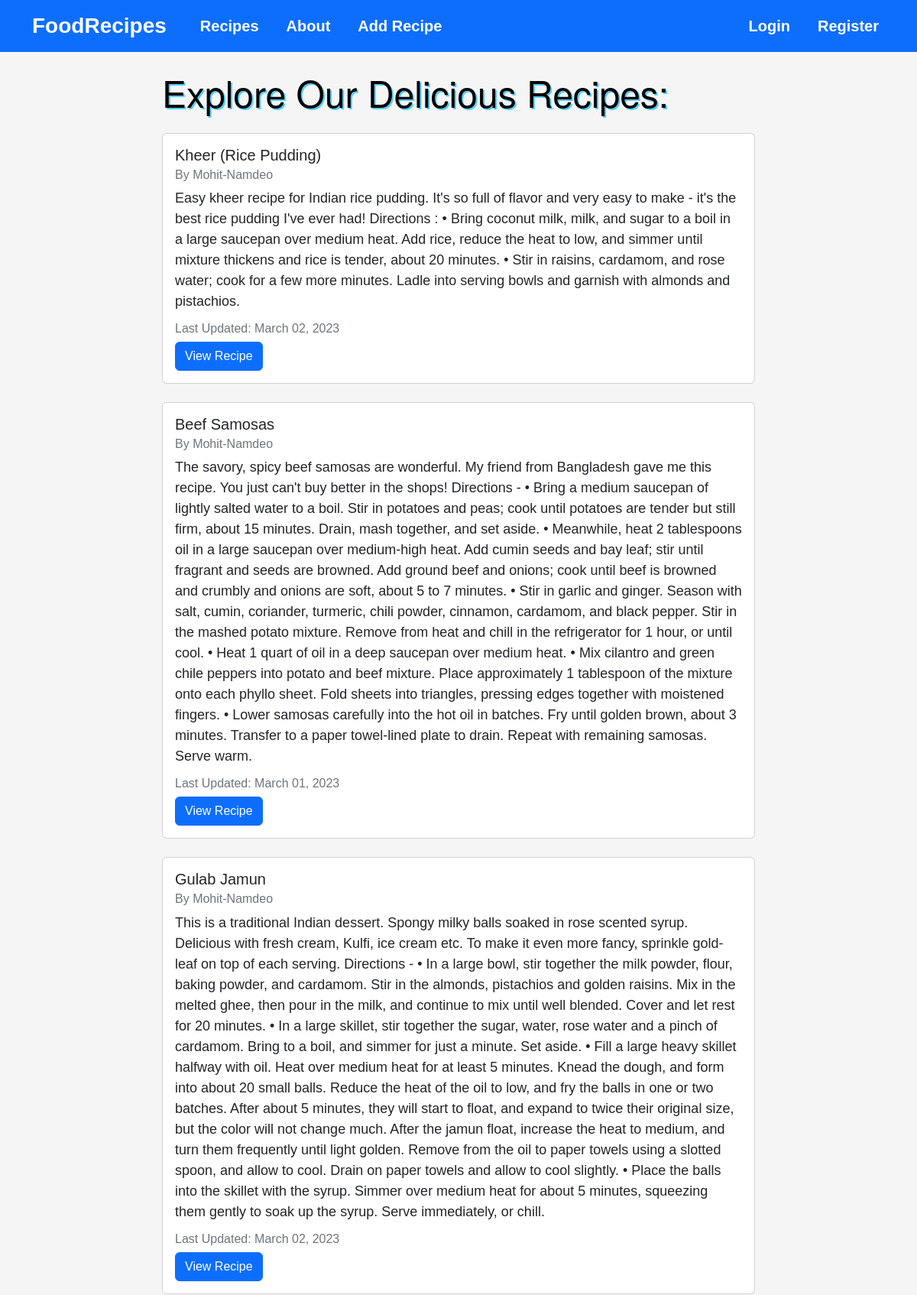
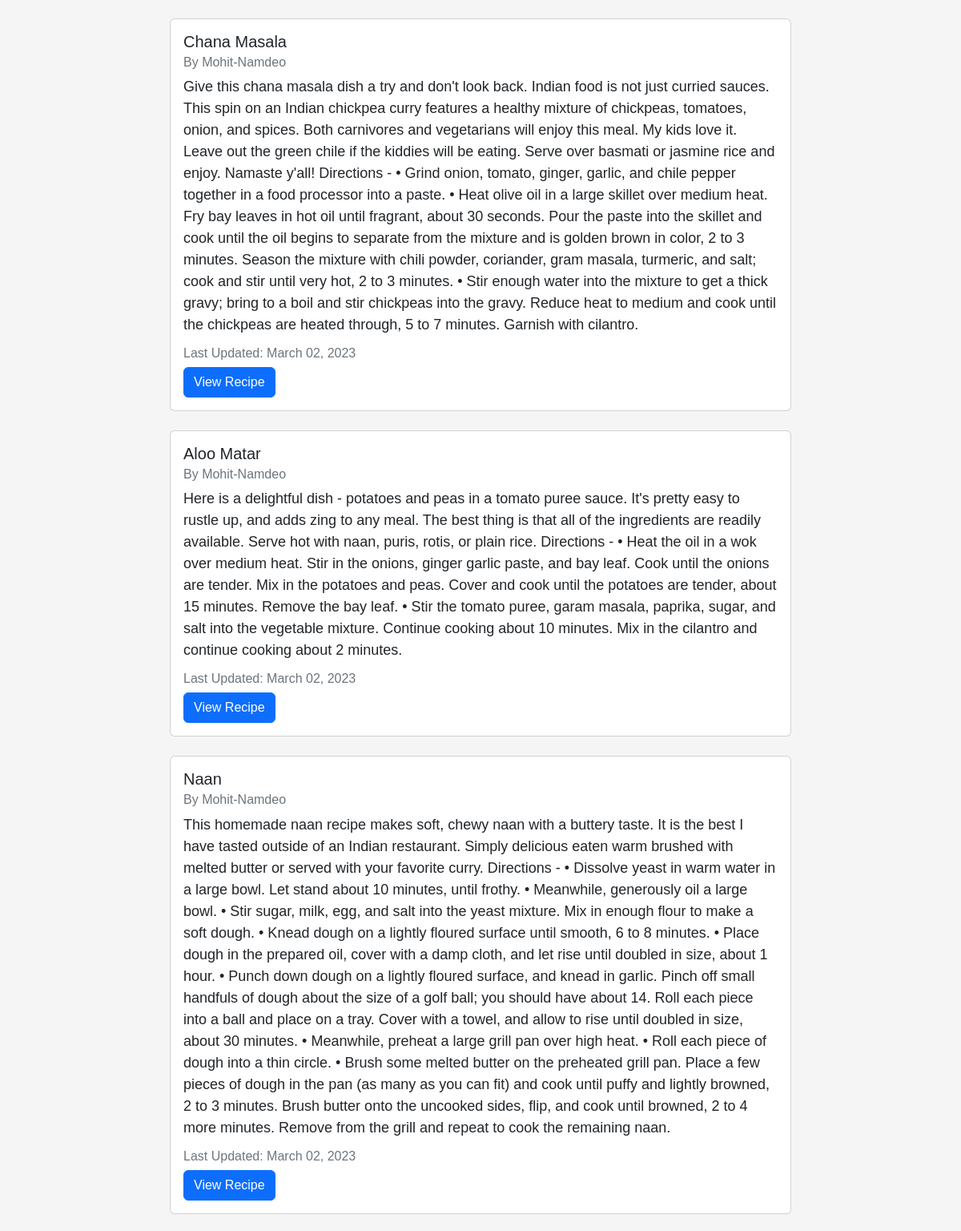
The page / (upper part) on the database its author committed (2 pictures, top to bottom).
### recipes/models.py (models this page shows, shortened)
class Recipe(models.Model):
  title = models.CharField(max_length=100)
  description = models.TextField()
  author = models.ForeignKey(User, on_delete=models.CASCADE)
  created_at = models.DateTimeField(auto_now_add=True)
  updated_at = models.DateTimeField(auto_now=True)

### recipes/views.py (the view)
# urls.py: path('', views.RecipeListView.as_view(), name="recipes-home"),
class RecipeListView(ListView):
  model = models.Recipe
  template_name = 'recipes/home.html'
  context_object_name = 'recipes'

### recipes/templates/recipes/home.html (shortened to what this page needs)
{% extends "recipes/base.html" %}
{% block content %}
<h1 style="font-size: 3rem; font-family: 'Helvetica Neue', sans-serif; text-shadow: 2px 2px #50cdff;">Explore Our Delicious Recipes:</h1>
{% for recipe in recipes %}
<div class="card my-4">
  <div class="card-body">
    <h5 class="card-title">{{ recipe.title }}</h5>
    <h6 class="card-subtitle mb-2 text-muted">By {{ recipe.author }}</h6>
    <p class="card-text">{{ recipe.description }}</p>
    <h6 class="card-subtitle mb-2 text-muted">
      Last Updated: {{ recipe.updated_at|date:"F d, Y" }}
    </h6>
    <a href="{% url 'recipes-detail' recipe.pk %}" class="btn btn-primary">View Recipe</a>
  </div>
</div>
{% endfor %}
{% endblock content %}

### recipes/templates/recipes/base.html (shortened to what this page needs)
<!DOCTYPE html>
<html lang="en">
  <head>
    <link
      href="https://cdn.jsdelivr.net/npm/bootstrap@5.2.0-beta1/dist/css/bootstrap.min.css"
      rel="stylesheet"
    />
     </head>
     <body>
       <nav class="navbar navbar-expand-lg navbar-dark bg-primary">
         <div class="container">
           <a class="navbar-brand" href="{% url 'recipes-home' %}">FoodRecipes</a>
           <div class="collapse navbar-collapse" id="navbarNav">
             <ul class="navbar-nav">
               <li class="nav-item">
                 <a
                   class="nav-link"
                   aria-current="page"
                   href="{% url 'recipes-home' %}"
                   >Recipes</a
                 >
               </li>
               <li class="nav-item">
                 <a class="nav-link" href="{% url 'recipes-about' %}">About</a>
               </li>
               <li class="nav-item">
                 <a class="nav-link" href="{% url 'recipes-create' %}">Add Recipe</a>
               </li>
             </ul>
           </div>
           <div class="navbar-nav">
             {% if user.is_authenticated %}
             <a class="nav-item nav-link" href="{% url 'user-profile' %}"
               >My Profile</a
             >
             <a class="nav-item nav-link" href="{% url 'user-logout' %}">Logout</a>
             {% else %}
             <a class="nav-item nav-link" href="{% url 'user-login' %}">Login</a>
             <a class="nav-item nav-link" href="{% url 'user-register' %}"
               >Register</a
             >
             {% endif %}
           </div>
         </div>
       </nav>
       <div class="container mt-4 col-8">
          {% block content %} {% endblock %}
       </div>
</body>
</html>

### recipes/templates/recipes/base.html (style rules this page uses)
body { font-family: Arial, Helvetica, sans-serif; font-size: 18px; line-height: 1.5; background-color: #f5f5f5; background-size: auto; }
.navbar { background-color: #e83e8c; }
.navbar-brand { font-weight: bold; font-size: 28px; }
.nav-link { color: #fff !important; font-weight: bold; font-size: 20px; margin-left: 20px; }

### recipes/templates/recipes/home.html (style rules this page uses)
h1 { color: #0a0000; }

### rows shown on the page
Recipe: title "Kheer (Rice Pudding)", author "Mohit-Namdeo", description "Easy kheer recipe for Indian rice pudding. It's so full of flavor and very easy to make - it's the best rice pudding I've ever had! Directions : • Bring coconut milk, milk, and sugar to a boil in a large saucepan over medium heat. Add rice, reduce the heat to low, and simmer until mixture thickens and rice is tender, about 20 minutes. • Stir in raisins, cardamom, and rose water; cook for a few more minutes. Ladle into serving bowls and garnish with almonds and pistachios.", updated_at "March 02, 2023"
Recipe: title "Beef Samosas", author "Mohit-Namdeo", description "The savory, spicy beef samosas are wonderful. My friend from Bangladesh gave me this recipe. You just can't buy better in the shops! Directions - • Bring a medium saucepan of lightly salted water to a boil. Stir in potatoes and peas; cook until potatoes are tender but still firm, about 15 minutes. Drain, mash together, and set aside. • Meanwhile, heat 2 tablespoons oil in a large saucepan over medium-high heat. Add cumin seeds and bay leaf; stir until fragrant and seeds are browned. Add ground beef and onions; cook until beef is browned and crumbly and onions are soft, about 5 to 7 minutes. • Stir in garlic and ginger. Season with salt, cumin, coriander, turmeric, chili powder, cinnamon,…", updated_at "March 01, 2023"
Recipe: title "Gulab Jamun", author "Mohit-Namdeo", description "This is a traditional Indian dessert. Spongy milky balls soaked in rose scented syrup. Delicious with fresh cream, Kulfi, ice cream etc. To make it even more fancy, sprinkle gold-leaf on top of each serving. Directions - • In a large bowl, stir together the milk powder, flour, baking powder, and cardamom. Stir in the almonds, pistachios and golden raisins. Mix in the melted ghee, then pour in the milk, and continue to mix until well blended. Cover and let rest for 20 minutes. • In a large skillet, stir together the sugar, water, rose water and a pinch of cardamom. Bring to a boil, and simmer for just a minute. Set aside. • Fill a large heavy skillet halfway with oil. Heat over medium heat…", updated_at "March 02, 2023"
Recipe: title "Chana Masala", author "Mohit-Namdeo", description "Give this chana masala dish a try and don't look back. Indian food is not just curried sauces. This spin on an Indian chickpea curry features a healthy mixture of chickpeas, tomatoes, onion, and spices. Both carnivores and vegetarians will enjoy this meal. My kids love it. Leave out the green chile if the kiddies will be eating. Serve over basmati or jasmine rice and enjoy. Namaste y'all! Directions - • Grind onion, tomato, ginger, garlic, and chile pepper together in a food processor into a paste. • Heat olive oil in a large skillet over medium heat. Fry bay leaves in hot oil until fragrant, about 30 seconds. Pour the paste into the skillet and cook until the oil begins to separate from…", updated_at "March 02, 2023"
Recipe: title "Aloo Matar", author "Mohit-Namdeo", description "Here is a delightful dish - potatoes and peas in a tomato puree sauce. It's pretty easy to rustle up, and adds zing to any meal. The best thing is that all of the ingredients are readily available. Serve hot with naan, puris, rotis, or plain rice. Directions - • Heat the oil in a wok over medium heat. Stir in the onions, ginger garlic paste, and bay leaf. Cook until the onions are tender. Mix in the potatoes and peas. Cover and cook until the potatoes are tender, about 15 minutes. Remove the bay leaf. • Stir the tomato puree, garam masala, paprika, sugar, and salt into the vegetable mixture. Continue cooking about 10 minutes. Mix in the cilantro and continue cooking about 2 minutes.", updated_at "March 02, 2023"
Recipe: title "Naan", author "Mohit-Namdeo", description "This homemade naan recipe makes soft, chewy naan with a buttery taste. It is the best I have tasted outside of an Indian restaurant. Simply delicious eaten warm brushed with melted butter or served with your favorite curry. Directions - • Dissolve yeast in warm water in a large bowl. Let stand about 10 minutes, until frothy. • Meanwhile, generously oil a large bowl. • Stir sugar, milk, egg, and salt into the yeast mixture. Mix in enough flour to make a soft dough. • Knead dough on a lightly floured surface until smooth, 6 to 8 minutes. • Place dough in the prepared oil, cover with a damp cloth, and let rise until doubled in size, about 1 hour. • Punch down dough on a lightly floured…", updated_at "March 02, 2023"
